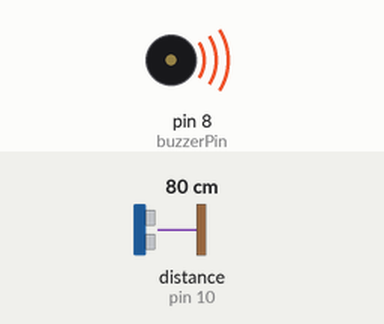
Simulated run of this sketch. Board: Arduino Uno, built with avr-gcc and run on an emulated ATmega328P. On the bench: buzzer (waves = sounding). Wiring (inferred from the names in the program): ultrasonic range finder: trigger pin 9; echo pin 10. Inputs (shaded band) come from the test bench; at power-on: distance to the obstacle (sensor on pin 10) 80 cm. The echo pulse lasts 58.3 µs per cm; what the sketch prints to the serial monitor is not drawn.

Above: at 1.2 s.
1.3 s: distance to the obstacle (sensor on pin 10) set to 18 cm
4.3 s: distance to the obstacle (sensor on pin 10) set to 2 cm
Timing chart, 0 to 7.3 s (numbered marks = the images above; inputs shaded):
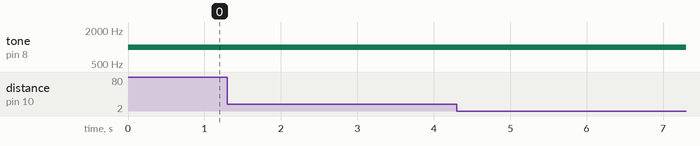

Measured:
- after the input at 1.3 s, every drawn part: stays the same
- after the input at 4.3 s, every drawn part: stays the same

The sketch:

_______main.ino
```cpp
const int trigPin = 9;
const int echoPin = 10;
const int buzzerPin = 8;

const float detectionDistance = 300.0;  // 감지 거리(cm)

void setup() {
  pinMode(trigPin, OUTPUT);
  pinMode(echoPin, INPUT);
  pinMode(buzzerPin, OUTPUT);

  Serial.begin(9600); //serial monitor 속도 = 9600
}

void loop() {
  long duration;
  float distance;

  // TRIG 신호 초기화
  digitalWrite(trigPin, LOW);
  delayMicroseconds(2);

  // 초음파 발사 신호
  digitalWrite(trigPin, HIGH);
  delayMicroseconds(10);
  digitalWrite(trigPin, LOW);

  // ECHO 핀의 HIGH 지속 시간 측정
  duration = pulseIn(echoPin, HIGH, 30000);

  if (duration == 0) {
    Serial.println("MEASURE FAILED");
    noTone(buzzerPin);
  } else {
    // 왕복 시간으로부터 거리 계산
    distance = duration * 0.0343 / 2.0;

    Serial.print("Distance: ");
    Serial.print(distance);
    Serial.println(" cm");

    if (distance <= detectionDistance) {
      Serial.println("DETECTED");
      tone(buzzerPin, 1000); //피에조 주파수
    } else {
      Serial.println("OUT OF RANGE");
      noTone(buzzerPin);
    }
  }

  delay(200);
}
```
